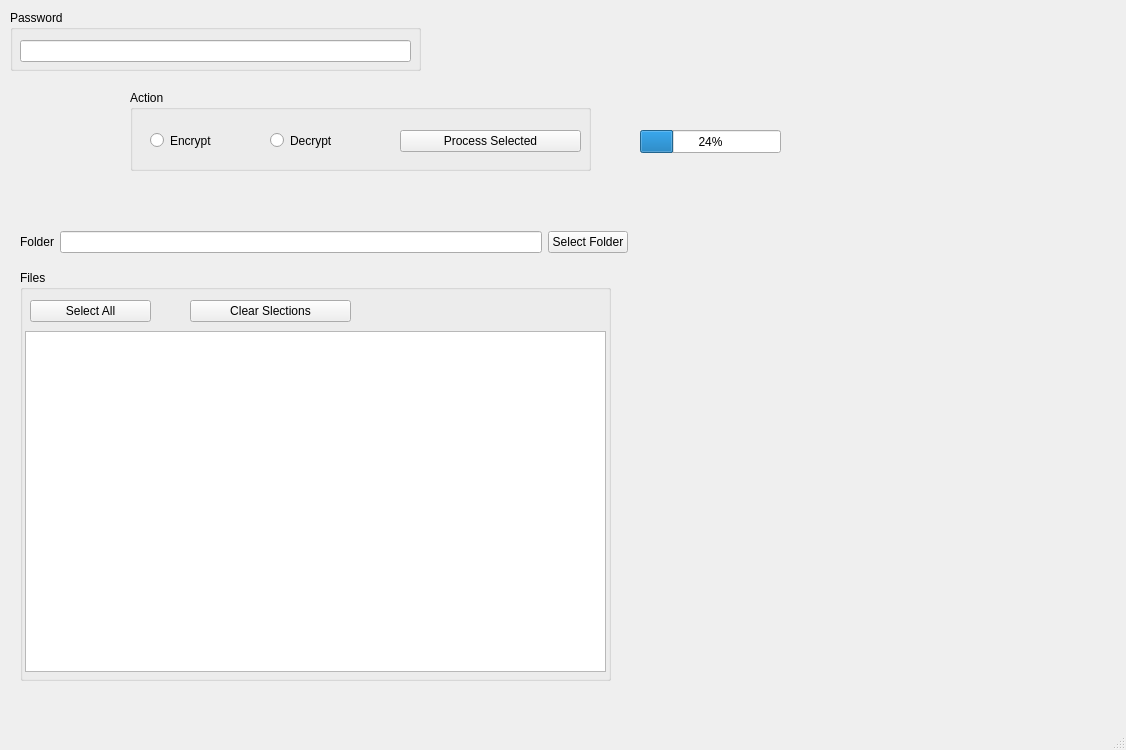
<?xml version="1.0" encoding="UTF-8"?>
<ui version="4.0">
 <class>MainWindow</class>
 <widget class="QMainWindow" name="MainWindow">
  <property name="geometry">
   <rect>
    <x>0</x>
    <y>0</y>
    <width>1126</width>
    <height>750</height>
   </rect>
  </property>
  <property name="windowTitle">
   <string>MainWindow</string>
  </property>
  <widget class="QWidget" name="centralwidget">
   <widget class="QGroupBox" name="groupBox">
    <property name="geometry">
     <rect>
      <x>10</x>
      <y>10</y>
      <width>411</width>
      <height>61</height>
     </rect>
    </property>
    <property name="title">
     <string>Password</string>
    </property>
    <widget class="QLineEdit" name="passwordLineEdit">
     <property name="geometry">
      <rect>
       <x>10</x>
       <y>30</y>
       <width>391</width>
       <height>22</height>
      </rect>
     </property>
     <property name="maxLength">
      <number>32</number>
     </property>
    </widget>
   </widget>
   <widget class="QGroupBox" name="groupBox_2">
    <property name="geometry">
     <rect>
      <x>130</x>
      <y>90</y>
      <width>461</width>
      <height>81</height>
     </rect>
    </property>
    <property name="title">
     <string>Action</string>
    </property>
    <widget class="QRadioButton" name="encryptRadioButton">
     <property name="geometry">
      <rect>
       <x>20</x>
       <y>30</y>
       <width>81</width>
       <height>41</height>
      </rect>
     </property>
     <property name="text">
      <string>Encrypt</string>
     </property>
    </widget>
    <widget class="QRadioButton" name="decryptRadioButton">
     <property name="geometry">
      <rect>
       <x>140</x>
       <y>30</y>
       <width>111</width>
       <height>41</height>
      </rect>
     </property>
     <property name="text">
      <string>Decrypt</string>
     </property>
    </widget>
    <widget class="QPushButton" name="processSelectedPushButton">
     <property name="geometry">
      <rect>
       <x>270</x>
       <y>40</y>
       <width>181</width>
       <height>22</height>
      </rect>
     </property>
     <property name="text">
      <string>Process Selected</string>
     </property>
    </widget>
   </widget>
   <widget class="QGroupBox" name="filesGroupBox">
    <property name="geometry">
     <rect>
      <x>20</x>
      <y>270</y>
      <width>591</width>
      <height>411</height>
     </rect>
    </property>
    <property name="title">
     <string>Files</string>
    </property>
    <widget class="QListWidget" name="FilesListWidget">
     <property name="geometry">
      <rect>
       <x>5</x>
       <y>61</y>
       <width>581</width>
       <height>341</height>
      </rect>
     </property>
    </widget>
    <widget class="QPushButton" name="pushButton">
     <property name="geometry">
      <rect>
       <x>10</x>
       <y>30</y>
       <width>121</width>
       <height>22</height>
      </rect>
     </property>
     <property name="text">
      <string>Select All</string>
     </property>
    </widget>
    <widget class="QPushButton" name="pushButton_2">
     <property name="geometry">
      <rect>
       <x>170</x>
       <y>30</y>
       <width>161</width>
       <height>22</height>
      </rect>
     </property>
     <property name="text">
      <string>Clear Slections</string>
     </property>
    </widget>
   </widget>
   <widget class="QWidget" name="layoutWidget">
    <property name="geometry">
     <rect>
      <x>20</x>
      <y>230</y>
      <width>608</width>
      <height>24</height>
     </rect>
    </property>
    <layout class="QHBoxLayout" name="horizontalLayout">
     <item>
      <widget class="QLabel" name="label">
       <property name="text">
        <string>Folder</string>
       </property>
      </widget>
     </item>
     <item>
      <widget class="QLineEdit" name="FolderLineEdit">
       <property name="minimumSize">
        <size>
         <width>450</width>
         <height>0</height>
        </size>
       </property>
      </widget>
     </item>
     <item>
      <widget class="QPushButton" name="FolderSelectPushButton">
       <property name="text">
        <string>Select Folder</string>
       </property>
      </widget>
     </item>
    </layout>
   </widget>
   <widget class="QProgressBar" name="busyProgressBar">
    <property name="geometry">
     <rect>
      <x>640</x>
      <y>130</y>
      <width>141</width>
      <height>23</height>
     </rect>
    </property>
    <property name="value">
     <number>24</number>
    </property>
   </widget>
  </widget>
  <widget class="QStatusBar" name="statusbar"/>
 </widget>
 <resources/>
 <connections/>
</ui>
